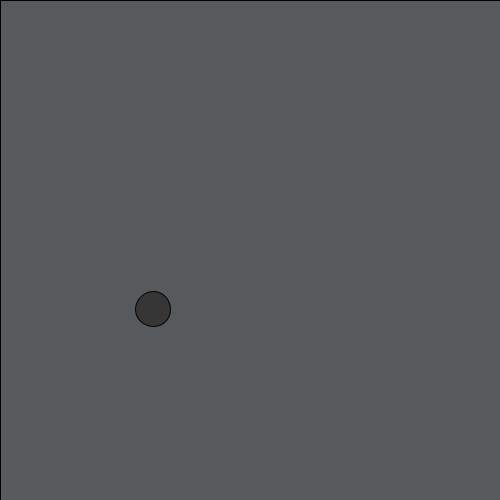
Frame 1 (no input)
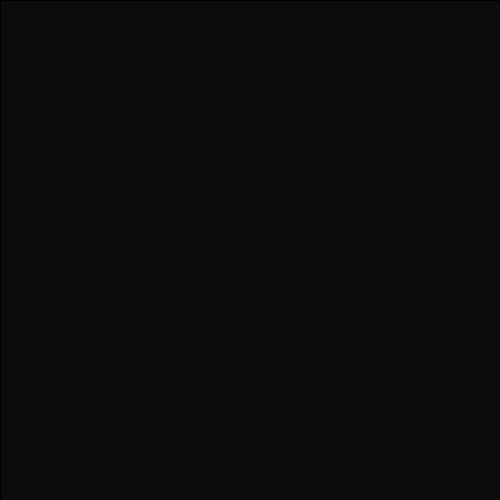
Frame 60 (the mouse pressed at the canvas centre just before this capture)
Frame 120 (the mouse held since frame 60 and released just before this capture): identical to frame 60, image omitted

The Processing sketch that drew these frames (run headless with seeded random() and noise(); from frame 60 on, the mouse is pressed at the canvas centre):

// Processing sketch: Magic_Worm
// ── Magic_Worm.pde
int x= 366;
int y=366;

void setup(){
  size(500,500);
  background(#C4CBCE);
  
}

void draw(){
  for(int i=0;i<20;i++){
      ellipse(getWormX(frameCount),getWormY(frameCount),35,35);
   
      fill(frameCount,340,177);
  makeMagical();

}
}
float frequency = .001;
float noiseInterval = PI;

void makeMagical() {
     fill( 0, 0, 0, 10 );
     rect(0, 0, width, height);
     noStroke();
}

float getWormX(int i) {
     return map(noise(i*noiseInterval + frameCount * frequency), 0, 1, 0, width);
}

float getWormY(int i) {
     return map(noise(i*noiseInterval+1 + frameCount * frequency), 0, 1, 0, height);
}
